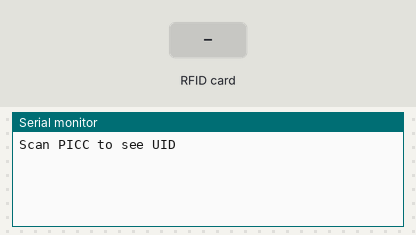
Recording of a sketch running on a simulated Arduino Uno, built with avr-gcc and run on an emulated ATmega328P. Shown: the last lines printed to the serial monitor. The inputs (shaded band) are chosen by the test bench.

Above: at 1.2 s.
1.3 s: RFID card 23 B7 FC A5 held to the reader
At 2.2 s:
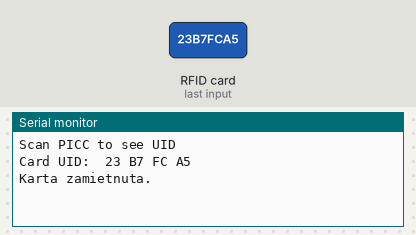
2.8 s: RFID card 63 93 0B 10 held to the reader
At 3.6 s:
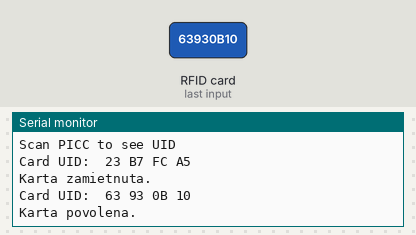
4.3 s: RFID card 5E 7A 19 C4 held to the reader
At 5.0 s:
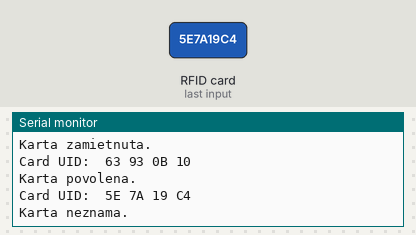

The sketch:

esp-rdif-v2.ino
```cpp
#include <MFRC522v2.h>
#include <MFRC522DriverSPI.h>
//#include <MFRC522DriverI2C.h>
#include <MFRC522DriverPinSimple.h>
#include <MFRC522Debug.h>

// Learn more about using SPI/I2C or check the pin assigment for your board: https://github.com/OSSLibraries/Arduino_MFRC522v2#pin-layout
MFRC522DriverPinSimple ss_pin(5);

MFRC522DriverSPI driver{ss_pin}; // Create SPI driver
//MFRC522DriverI2C driver{};     // Create I2C driver
MFRC522 mfrc522{driver};         // Create MFRC522 instance

void setup() {
  Serial.begin(115200);  // Initialize serial communication
  while (!Serial);       // Do nothing if no serial port is opened (added for Arduinos based on ATMEGA32U4).

  mfrc522.PCD_Init();    // Init MFRC522 board.
  MFRC522Debug::PCD_DumpVersionToSerial(mfrc522, Serial);	// Show details of PCD - MFRC522 Card Reader details.
	Serial.println(F("Scan PICC to see UID"));
}

void loop() {
	// Reset the loop if no new card present on the sensor/reader. This saves the entire process when idle.
	if (!mfrc522.PICC_IsNewCardPresent()) {
		return;
	}

	// Select one of the cards.
	if (!mfrc522.PICC_ReadCardSerial()) {
		return;
	}

  Serial.print("Card UID: ");
  MFRC522Debug::PrintUID(Serial, (mfrc522.uid));
  Serial.println();

  // Save the UID on a String variable
  String uidString = "";
  for (byte i = 0; i < mfrc522.uid.size; i++) {
    if (mfrc522.uid.uidByte[i] < 0x10) {
      uidString += "0";
    }
    uidString += String(mfrc522.uid.uidByte[i], HEX);
  }
  if(uidString == "23b7fca5")
  {
    Serial.println("Karta zamietnuta.");
  }
  else if(uidString == "63930b10")
  {
    Serial.println("Karta povolena.");
  }
  else
  {
    Serial.println("Karta neznama.");
  }
}
```

Measured:
- after the input at 1.3 s, the serial monitor: prints a new line at once (image 1)
- after the input at 2.8 s, the serial monitor: prints a new line at once (image 2)
- after the input at 4.3 s, the serial monitor: prints a new line at once (image 3)
